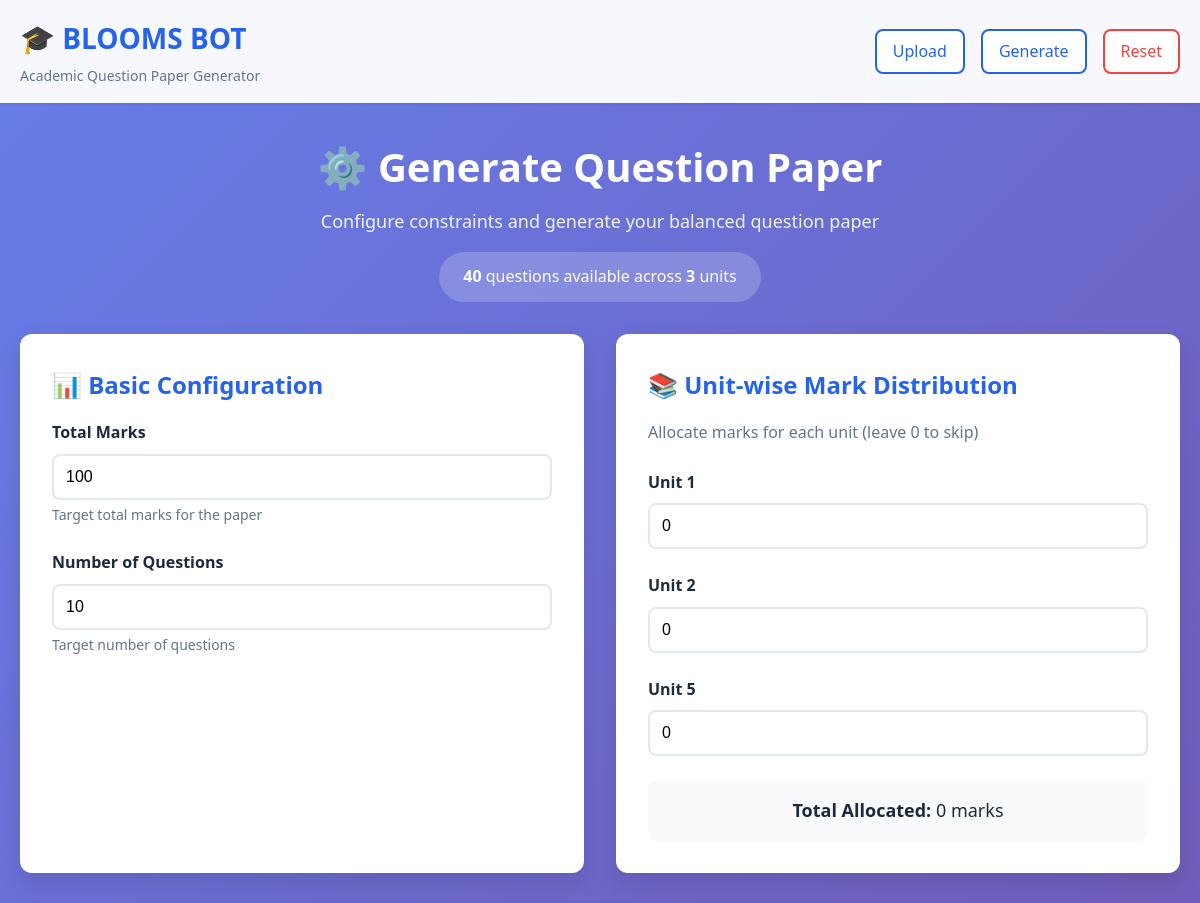
The app's page /generate (upper part), older data.
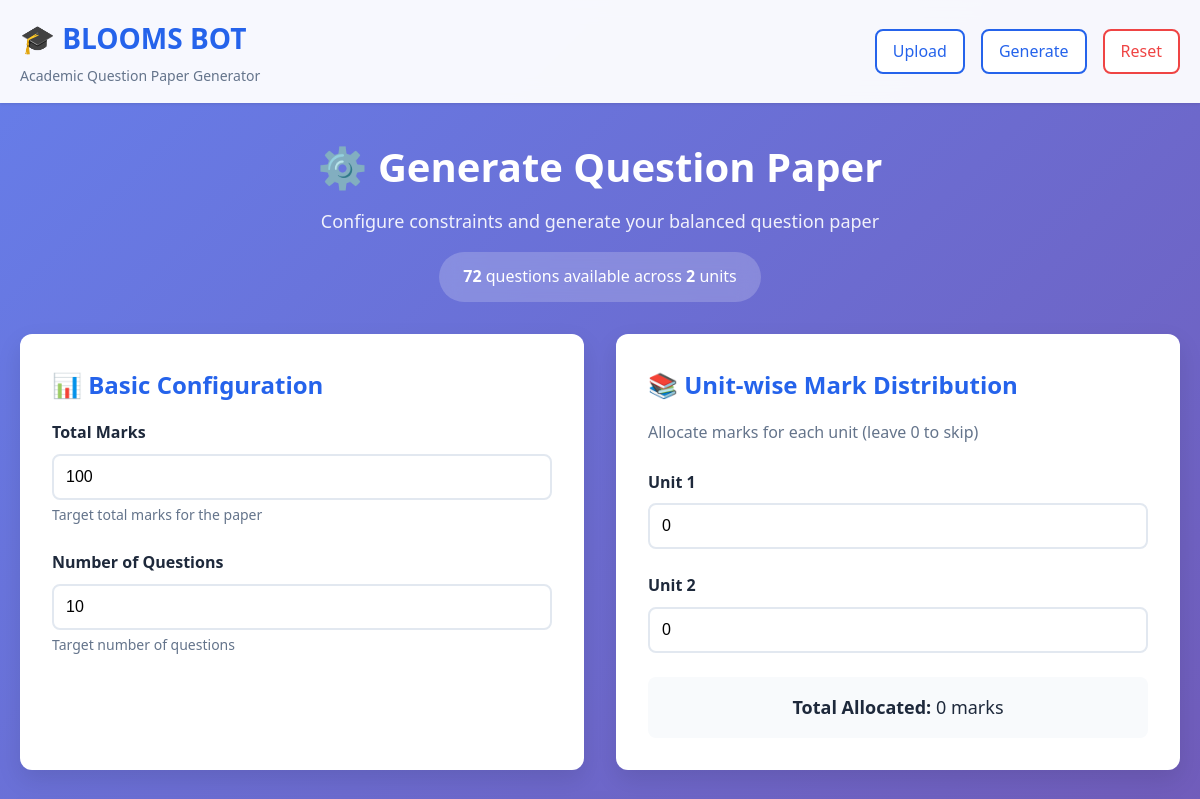
The same page, newer data.
### tables this page shows
CREATE TABLE questions (
            id INTEGER PRIMARY KEY AUTOINCREMENT,
            document_id INTEGER NOT NULL,
            unit TEXT NOT NULL,
            question TEXT NOT NULL,
            marks INTEGER NOT NULL,
            bloom_level TEXT NOT NULL,
            difficulty TEXT NOT NULL,
            created_date TIMESTAMP DEFAULT CURRENT_TIMESTAMP,
            FOREIGN KEY (document_id) REFERENCES documents(id)
        );

### app.py (the view)
@app.route('/generate')
def generate():
    questions = get_questions_by_filters()
    if not questions:
        flash('No questions available. Please upload a document first.', 'warning')
        return redirect(url_for('index'))
    units = list(set([q['unit'] for q in questions]))
    units.sort()
    return render_template('generate.html', units=units, total_questions=len(questions))

### database.py (called while the page is built)
def get_connection():
    conn = sqlite3.connect(DB_NAME)
    conn.row_factory = sqlite3.Row  # Return rows as dictionaries
    return conn

def get_questions_by_filters(unit=None, bloom_level=None, difficulty=None, marks=None):
    conn = get_connection()
    cursor = conn.cursor()
    query = 'SELECT * FROM questions WHERE 1=1'
    params = []
    if unit:
        query += ' AND unit = ?'
        params.append(unit)
    if bloom_level:
        query += ' AND bloom_level = ?'
        params.append(bloom_level)
    if difficulty:
        query += ' AND difficulty = ?'
        params.append(difficulty)
    if marks:
        query += ' AND marks = ?'
        params.append(marks)
    cursor.execute(query, params)
    questions = cursor.fetchall()
    conn.close()
    return [dict(q) for q in questions]

### templates/generate.html (shortened to what this page needs)
{% extends "base.html" %}
{% block content %}
<div class="page-header">
    <h2>⚙️ Generate Question Paper</h2>
    <p>Configure constraints and generate your balanced question paper</p>
    <div class="stats-badge">
        <strong>{{ total_questions }}</strong> questions available across <strong>{{ units|length }}</strong> units
    </div>
</div>
<form method="POST" action="{{ url_for('create_paper') }}" id="generateForm">
    <div class="form-row">
        <div class="card">
            <h3>📊 Basic Configuration</h3>
            <div class="form-group">
                <label for="total_marks">Total Marks</label>
                <input type="number" name="total_marks" id="total_marks" value="100" min="10" max="200" class="form-control" required>
                <small class="form-text">Target total marks for the paper</small>
            </div>
            <div class="form-group">
                <label for="num_questions">Number of Questions</label>
                <input type="number" name="num_questions" id="num_questions" value="10" min="3" max="30" class="form-control" required>
                <small class="form-text">Target number of questions</small>
            </div>
        </div>
        <div class="card">
            <h3>📚 Unit-wise Mark Distribution</h3>
            <p class="card-description">Allocate marks for each unit (leave 0 to skip)</p>
            {% for unit in units %}
            <div class="form-group">
                <label for="unit_{{ unit }}">{{ unit }}</label>
                <input type="number" name="unit_{{ unit }}" id="unit_{{ unit }}" value="0" min="0" max="100" class="form-control unit-marks">
            </div>
            {% endfor %}
            <div class="marks-total">
                <strong>Total Allocated:</strong> <span id="unitTotal">0</span> marks
            </div>
        </div>
    </div>
</form>
{% endblock %}

### templates/base.html (shortened to what this page needs)
<!DOCTYPE html>
<html lang="en">
<head>
    <link rel="stylesheet" href="{{ url_for('static', filename='css/style.css') }}">
</head>
<body>
    <nav class="navbar">
        <div class="container">
            <div class="nav-brand">
                <h1>🎓 BLOOMS BOT</h1>
                <p>Academic Question Paper Generator</p>
            </div>
            <div class="nav-links">
                <a href="{{ url_for('index') }}" class="nav-link">Upload</a>
                <a href="{{ url_for('generate') }}" class="nav-link">Generate</a>
                <a href="{{ url_for('reset') }}" class="nav-link danger" onclick="return confirm('Clear all data?')">Reset</a>
            </div>
        </div>
    </nav>
    <main class="main-content">
        <div class="container">
            {% block content %}{% endblock %}
        </div>
    </main>
</body>
</html>

### static/css/style.css (style rules this page uses)
* { margin: 0; padding: 0; box-sizing: border-box; }
:root { --primary-color: #2563eb; --secondary-color: #64748b; --success-color: #10b981; --danger-color: #ef4444; --warning-color: #f59e0b; --info-color: #3b82f6; --light-bg: #f8fafc; --dark-text: #1e293b; --border-color: #e2e8f0; --shadow: 0 1px 3px rgba(0, 0, 0, 0.1); --shadow-lg: 0 10px 25px rgba(0, 0, 0, 0.1); }
body { font-family: 'Segoe UI', Tahoma, Geneva, Verdana, sans-serif; background: linear-gradient(135deg, #667eea 0%, #764ba2 100%); background-attachment: fixed; color: var(--dark-text); line-height: 1.6; min-height: 100vh; display: flex; flex-direction: column; }
.container { max-width: 1200px; margin: 0 auto; padding: 0 20px; }
.navbar { background: rgba(255, 255, 255, 0.95); backdrop-filter: blur(10px); padding: 1rem 0; box-shadow: var(--shadow); position: sticky; top: 0; z-index: 100; }
.navbar .container { display: flex; justify-content: space-between; align-items: center; }
.nav-brand h1 { color: var(--primary-color); font-size: 1.75rem; margin-bottom: 0.25rem; }
.nav-brand p { font-size: 0.875rem; color: var(--secondary-color); }
.nav-links { display: flex; gap: 1rem; }
.nav-link { padding: 0.5rem 1rem; background: white; border: 2px solid var(--primary-color); color: var(--primary-color); text-decoration: none; border-radius: 8px; font-weight: 500; transition: all 0.3s; }
.nav-link.danger { border-color: var(--danger-color); color: var(--danger-color); }
.main-content { flex: 1; padding: 2rem 0; }
.card { background: white; border-radius: 12px; padding: 2rem; box-shadow: var(--shadow-lg); margin-bottom: 2rem; animation: fadeIn 0.5s; }
.card h3 { color: var(--primary-color); margin-bottom: 1rem; font-size: 1.5rem; }
.card-description { color: var(--secondary-color); margin-bottom: 1.5rem; }
.page-header { text-align: center; margin-bottom: 2rem; color: white; }
.page-header h2 { font-size: 2.5rem; margin-bottom: 0.5rem; }
.page-header p { font-size: 1.125rem; opacity: 0.9; }
.stats-badge { display: inline-block; background: rgba(255, 255, 255, 0.2); backdrop-filter: blur(10px); padding: 0.75rem 1.5rem; border-radius: 50px; margin-top: 1rem; }
.form-group { margin-bottom: 1.5rem; }
.form-group label { display: block; font-weight: 600; margin-bottom: 0.5rem; color: var(--dark-text); }
.form-control { width: 100%; padding: 0.75rem; border: 2px solid var(--border-color); border-radius: 8px; font-size: 1rem; transition: all 0.3s; }
.form-text { display: block; font-size: 0.875rem; color: var(--secondary-color); margin-top: 0.25rem; }
.bloom-total, .marks-total { margin-top: 1.5rem; padding: 1rem; background: var(--light-bg); border-radius: 8px; text-align: center; font-size: 1.125rem; }
.form-row { display: grid; grid-template-columns: repeat(auto-fit, minmax(300px, 1fr)); gap: 2rem; }

Row changes from the older to the newer data that the page shows:
removed questions: unit "Unit 5"
Text that changed along with them:
{{ total_questions }}: "40" → "72"
{{ units|length }}: "3" → "2"
